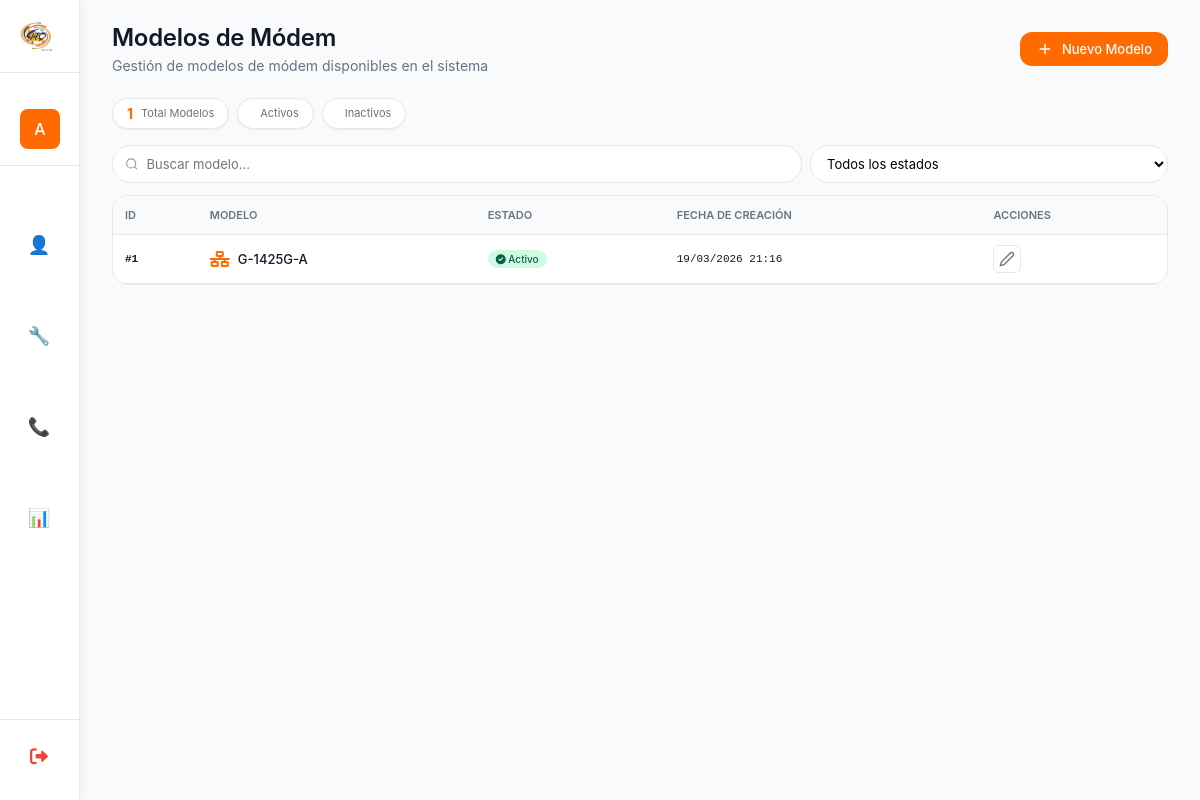
The page /modelos-modem/ (signed in) on the database as committed earlier.
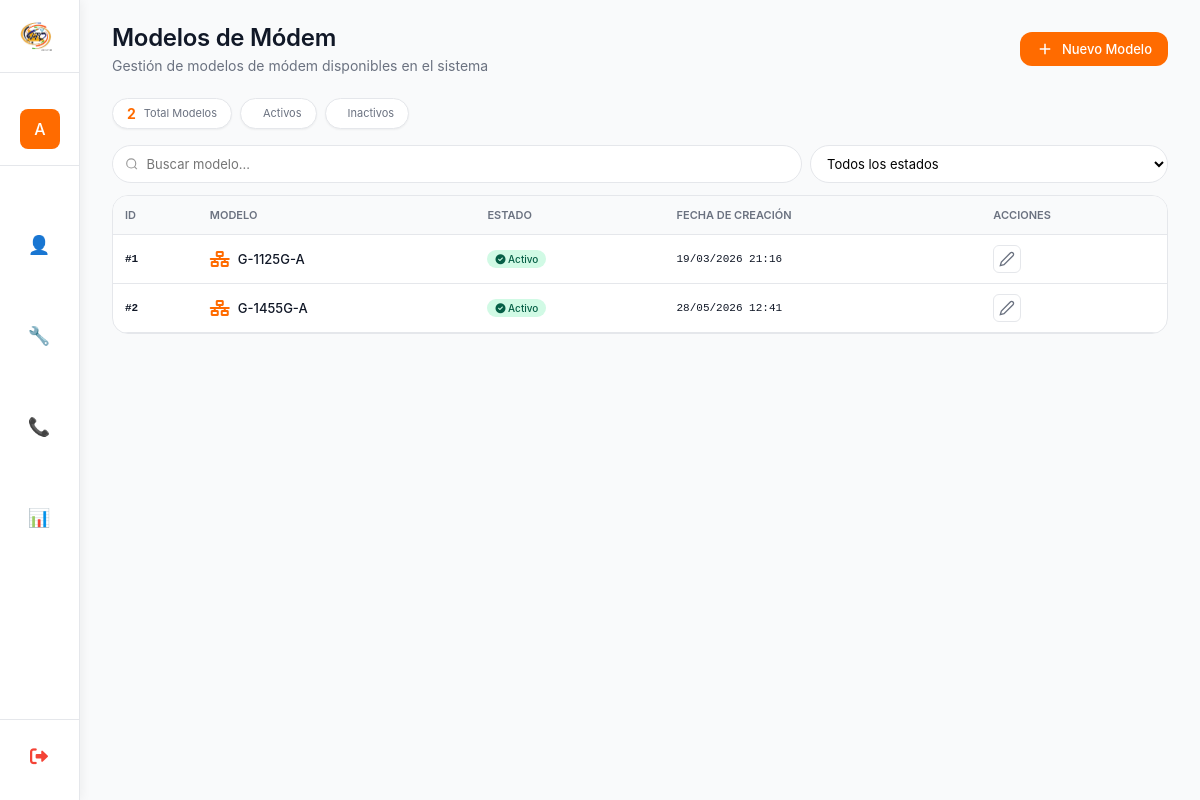
The same page on the database as committed later.
### myapp/models.py (models this page shows, shortened)
class ModeloModem(models.Model):
    nombre = models.CharField(max_length=100, unique=True, verbose_name="Modelo del Modem")
    activo = models.BooleanField(default=True, verbose_name="Activo")
    fecha_creacion = models.DateTimeField(auto_now_add=True, verbose_name="Fecha de creación")
    class Meta:
        verbose_name = "Modelo de Módem"
        verbose_name_plural = "Modelos de Módem"
        ordering = ['nombre']

### myapp/views_modem.py (the view)
# urls.py: path('modelos-modem/', lista_modelos_modem, name='lista_modelos_modem'),
@login_required
@user_passes_test(lambda u: u.is_superuser or u.groups.filter(name='Administrador').exists())
def lista_modelos_modem(request):
    modelos = ModeloModem.objects.all()
    search = request.GET.get('search', '')
    if search:
        modelos = modelos.filter(nombre__icontains=search)
    paginator = Paginator(modelos, 10)
    page_number = request.GET.get('page')
    page_obj = paginator.get_page(page_number)
    context = {
        'page_obj': page_obj,
        'total_count': modelos.count(),
        'search': search,
    }
    return render(request, 'modem/ver_modem.html', context)

### myapp/context_processors.py (called while the page is built)
def zona_horaria_venezuela(request):
    timezone.activate(pytz.timezone('America/Caracas'))
    return {}

### myapp/templates/modem/ver_modem.html (shortened to what this page needs)
{% extends 'Inicio_De_Sesion/base.html' %}
{% load static %}
{% block page_title %}Modelos de Módem{% endblock %}
{% block page_subtitle %}Gestión de modelos de módem disponibles en el sistema{% endblock %}
{% block header_actions %}
<a href="{% url 'crear_modelo_modem' %}" class="btn-orange">
    <svg width="18" height="18" viewBox="0 0 24 24" fill="none" stroke="currentColor" stroke-width="2">
        <path d="M12 5v14M5 12h14"/>
    </svg>
    Nuevo Modelo
</a>
{% endblock %}
{% block content %}
<div class="modelos-container">
    <div class="stats-grid">
        <div class="stat-card">
            <span class="stat-value">{{ total_count }}</span>
            <span class="stat-label">Total Modelos</span>
        </div>
        <div class="stat-card">
            <span class="stat-label">Activos</span>
        </div>
        <div class="stat-card">
            <span class="stat-label">Inactivos</span>
        </div>
    </div>
    <div class="filters-container">
        <div class="filters-grid">
            <div class="search-box">
                <svg width="14" height="14" viewBox="0 0 24 24" fill="none" stroke="#999" stroke-width="2">
                    <circle cx="11" cy="11" r="8"/>
                    <path d="M21 21l-4.35-4.35"/>
                </svg>
                <input type="text" placeholder="Buscar modelo..."
                       id="searchInput" value="{{ search }}">
            </div>
            <select id="filterEstado" class="filter-select">
                <option value="">Todos los estados</option>
            </select>
        </div>
    </div>
    <div class="modelos-scroll-wrapper">
        <div class="desktop-view">
            <div class="table-container">
                <table class="table">
                    <thead>
                        <tr>
                            <th>ID</th>
                            <th>Modelo</th>
                            <th>Estado</th>
                            <th>Fecha de Creación</th>
                            <th>Acciones</th>
                        </thead>
                    <tbody>
                        {% for modelo in page_obj %}
                        <tr>
                            <td class="id-cell">#{{ modelo.id }}</td>
                            <td>
                                <div class="modelo-cell">
                                    <i class="fas fa-network-wired"></i>
                                    <span class="modelo-nombre">{{ modelo.nombre }}</span>
                                </div>
                            </div>
                            <td>
                                {% if modelo.activo %}
                                <span class="badge badge-success">
                                    <i class="fas fa-check-circle"></i> Activo
                                </span>
                                {% else %}
                                <span class="badge badge-danger">
                                    <i class="fas fa-times-circle"></i> Inactivo
                                </span>
                                {% endif %}
                            </div>
                            <td>
                                <div class="fecha-cell">{{ modelo.fecha_creacion|date:"d/m/Y H:i" }}</div>
                            </div>
                            <td>
                                <div class="actions">
                                    <a href="{% url 'editar_modelo_modem' modelo.id %}" class="action-btn" title="Editar modelo">
                                        <svg width="16" height="16" viewBox="0 0 24 24" fill="none" stroke="currentColor" stroke-width="2">
                                            <path d="M17 3a2.828 2.828 0 1 1 4 4L7.5 20.5 2 22l1.5-5.5L17 3z"/>
                                        </svg>
                                    </a>
                                </div>
                            </div>
                        {% empty %}
                        <tr>
                            <td colspan="5" class="empty">No hay modelos de módem registrados</td>
                        </tr>
                        {% endfor %}
            </div>
        </div>
{% endblock %}

### myapp/templates/Inicio_De_Sesion/base.html (shortened to what this page needs)
{% load static %}
<!DOCTYPE html>
<html lang="es">
<head>
    <link rel="stylesheet" href="https://cdnjs.cloudflare.com/ajax/libs/font-awesome/6.0.0/css/all.min.css">
</head>
<body>
    <div class="dashboard">
        <div class="sidebar" id="sidebar">
            <div class="logo-area" onclick="window.location.href='{% url 'dashboard' %}'">
                <img src="{% static 'cd.png' %}" alt="VTC" class="logo">
            </div>
            <div class="user-info">
                <div class="user-avatar">
                    {{ user.username|first|upper }}
                </div>
            </div>
            <div class="menu">
                {% if user.groups.all.0.name != 'Call Center' %}
                <div class="menu-item" onclick="toggleSubmenu(this, 'vendedorSubmenu')">
                    <span class="menu-icon">👤</span>
                </div>
                {% endif %}
                {% if user.groups.all.0.name == 'Instalador' or user.groups.all.0.name == 'Administrador' or user.is_superuser %}
                <div class="menu-item" onclick="toggleSubmenu(this, 'instaladorSubmenu')">
                    <span class="menu-icon">🔧</span>
                </div>
                {% endif %}
                {% if user.is_superuser or user.groups.all.0.name == 'Administrador' or user.groups.all.0.name == 'Call Center' %}
                <div class="menu-item" onclick="toggleSubmenu(this, 'callcenterSubmenu')">
                    <span class="menu-icon">📞</span>
                </div>
                {% endif %}
                {% if user.is_superuser or user.groups.all.0.name == 'Administrador' or user.groups.all.0.name == 'Supervisor' %}
                <div class="menu-item" onclick="window.location.href='{% url 'panel_administrativo' %}'">
                    <span class="menu-icon">📊</span>
                </div>
                {% endif %}
            </div>
            <div class="sidebar-footer">
                <a href="{% url 'logout' %}" class="logout-sidebar" onclick="return confirm('¿Estás seguro que deseas cerrar sesión?')">
                    <i class="fas fa-sign-out-alt"></i>
                </a>
            </div>
        </div>
        <div class="main-content" id="mainContent">
            <div class="content-header">
                <div class="page-title">
                    <h1>{% block page_title %}Dashboard{% endblock %}</h1>
                    <p>{% block page_subtitle %}{{ current_date|default:"11 mar 2026" }} · Bienvenido de vuelta{% endblock %}</p>
                </div>
                <div class="header-actions">
                    {% block header_actions %}{% endblock %}
                </div>
            </div>
            {% block content %}{% endblock %}
</body>
</html>

### myapp/templates/Inicio_De_Sesion/base.html (style rules this page uses)
* { margin: 0; padding: 0; box-sizing: border-box; font-family: 'Inter', -apple-system, BlinkMacSystemFont, sans-serif; }
:root { --orange: #ff6b00; --orange-light: #fff2e6; --gray-bg: #f5f5f5; --gray-border: #eaeaea; --gray-text: #999; --dark-text: #333; --sidebar-width: 80px; --sidebar-expanded: 250px; --transition: all 0.3s cubic-bezier(0.4, 0, 0.2, 1); }
html, body { margin: 0; padding: 0; height: 100%; width: 100%; background: var(--gray-bg); overflow: hidden; position: relative; }
.dashboard { display: flex; min-height: 100vh; position: relative; height: 100%; }
.sidebar { background-color: #ffffff; color: #1f2937; width: var(--sidebar-width); position: fixed; top: 0; left: 0; height: 100%; overflow-y: auto; overflow-x: hidden; transition: var(--transition); z-index: 1000; display: flex; flex-direction: column; box-shadow: 2px 0 10px rgba(0, 0, 0, 0.05); border-right: 1px solid var(--gray-border); }
.logo-area { padding: 20px; display: flex; align-items: center; gap: 12px; width: 100%; border-bottom: 1px solid var(--gray-border); margin-bottom: 20px; cursor: pointer; transition: var(--transition); }
.logo { width: 32px; height: 32px; object-fit: contain; transition: var(--transition); flex-shrink: 0; }
.user-info { padding: 16px 20px; display: flex; align-items: center; gap: 12px; width: 100%; border-bottom: 1px solid var(--gray-border); margin-bottom: 1rem; }
.user-avatar { min-width: 40px; width: 40px; height: 40px; background: var(--orange); border-radius: 8px; display: flex; align-items: center; justify-content: center; color: white; font-weight: 500; font-size: 16px; flex-shrink: 0; transition: var(--transition); }
.menu { flex: 1; display: flex; flex-direction: column; gap: 4px; padding: 0 12px; }
.menu-item { padding: 10px 12px; display: flex; align-items: center; gap: 12px; width: 100%; cursor: pointer; transition: var(--transition); color: #666; font-size: 14px; position: relative; border-radius: 8px; }
.menu-icon { font-size: 18px; min-width: 30px; text-align: center; color: #999; flex-shrink: 0; transition: var(--transition); }
.sidebar-footer { margin-top: auto; padding: 16px 12px 24px 12px; border-top: 1px solid var(--gray-border); }
.logout-sidebar { display: flex; align-items: center; gap: 12px; padding: 10px 12px; width: 100%; color: #f44336; text-decoration: none; transition: var(--transition); border-radius: 8px; font-weight: 500; }
.logout-sidebar i { font-size: 18px; min-width: 30px; text-align: center; color: #f44336; }
.main-content { margin-left: var(--sidebar-width); transition: margin-left 0.3s cubic-bezier(0.4, 0, 0.2, 1); background: var(--gray-bg); height: 100%; width: calc(100% - var(--sidebar-width)); overflow-y: auto; overflow-x: hidden; padding: 24px 32px; position: relative; }
.content-header { display: flex; justify-content: space-between; align-items: center; margin-bottom: 24px; flex-wrap: wrap; gap: 16px; }
.page-title h1 { font-size: 24px; font-weight: 600; color: var(--dark-text); letter-spacing: -0.3px; line-height: 1.2; }
.page-title p { color: var(--gray-text); font-size: 14px; margin-top: 4px; }
.header-actions { display: flex; gap: 12px; align-items: center; flex-wrap: wrap; }

Rows that differ between the two databases and show on the page:
changed ModeloModem id 1: nombre "G-1425G-A" → "G-1125G-A"
added ModeloModem: id "2", nombre "G-1455G-A", activo True (drawn), fecha_creacion "28/05/2026 12:41"
Other text that changed with them:
{{ total_count }}: "1" → "2"
